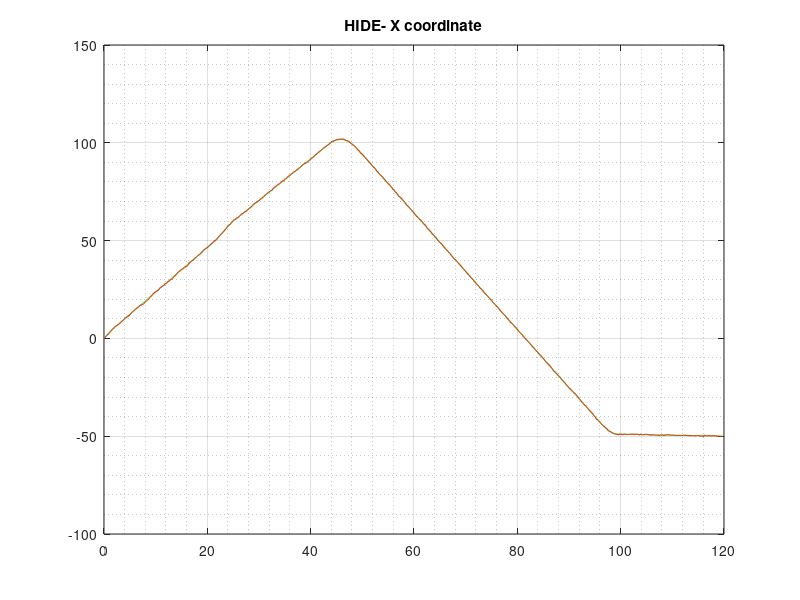
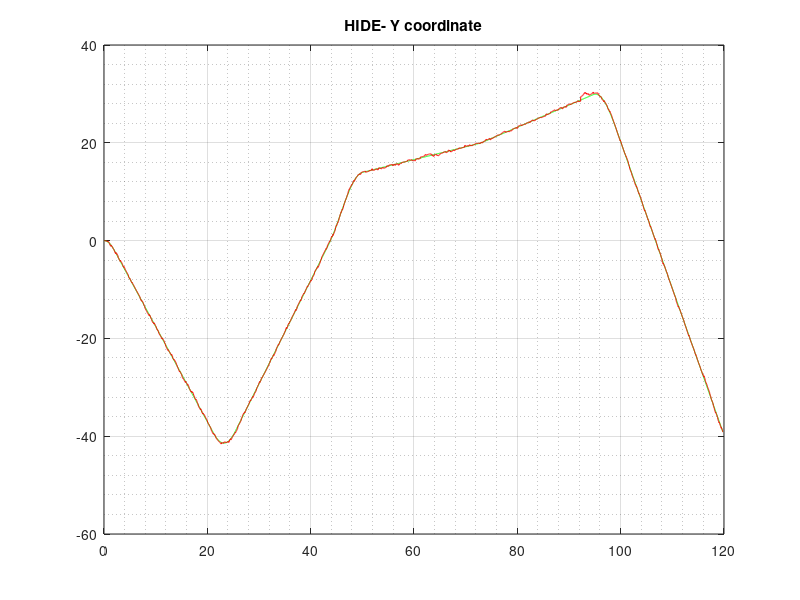
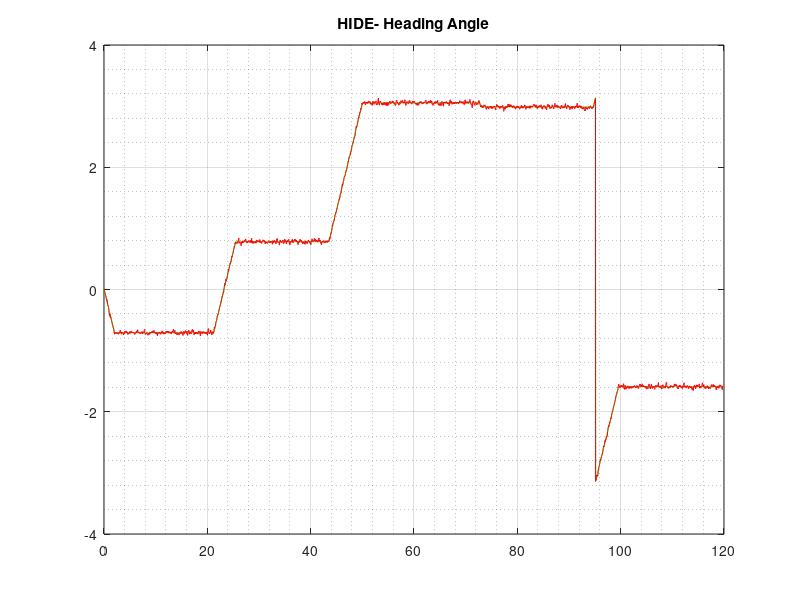

Write MATLAB code to recreate these figures, in order.
load('output.mat')
path = output.path;
tpath = output.true;
tm = output.i;
t = 0.025*(1:tm);

delta = tpath(1,:) - path(1,:);
errX = sqrt(delta*delta'/size(delta,2));
figure;
plot(t, tpath(1,:), 'g', t, path(1,:), 'r');
title('HIDE- X coordinate');
grid on;
grid minor;

delta = tpath(2,:) - path(2,:);
errY = sqrt(delta*delta'/size(delta,2));
figure;
plot(t, tpath(2,:), 'g', t, path(2,:), 'r');
title('HIDE- Y coordinate');
grid on;
grid minor;

delta = tpath(3,:) - path(3,:);
errQ = sqrt(delta*delta'/size(delta,2));
figure;
plot(t, tpath(3,:), 'g', t, path(3,:), 'r');
title('HIDE- Heading Angle');
grid on;
grid minor;

disp(strcat('mean square error in X = ', num2str(errX)));
disp(strcat('mean square error in Y = ', num2str(errY)));
disp(strcat('mean square error in theta = ', num2str(errQ)));